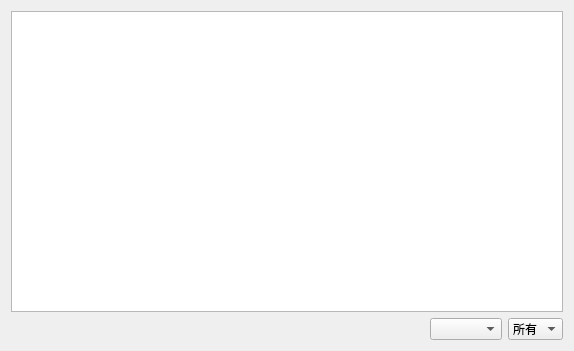
<?xml version="1.0" encoding="UTF-8"?>
<ui version="4.0">
 <class>LogWidget</class>
 <widget class="QWidget" name="LogWidget">
  <property name="geometry">
   <rect>
    <x>0</x>
    <y>0</y>
    <width>574</width>
    <height>351</height>
   </rect>
  </property>
  <property name="windowTitle">
   <string>Form</string>
  </property>
  <layout class="QVBoxLayout" name="verticalLayout">
   <item>
    <widget class="QTableView" name="tableView"/>
   </item>
   <item>
    <layout class="QHBoxLayout" name="horizontalLayout">
     <item>
      <spacer name="horizontalSpacer">
       <property name="orientation">
        <enum>Qt::Horizontal</enum>
       </property>
       <property name="sizeHint" stdset="0">
        <size>
         <width>40</width>
         <height>20</height>
        </size>
       </property>
      </spacer>
     </item>
     <item>
      <widget class="QComboBox" name="logSelector"/>
     </item>
     <item>
      <widget class="QComboBox" name="messageType">
       <item>
        <property name="text">
         <string>所有</string>
        </property>
       </item>
       <item>
        <property name="text">
         <string>调试</string>
        </property>
       </item>
       <item>
        <property name="text">
         <string>警告</string>
        </property>
       </item>
       <item>
        <property name="text">
         <string>危机</string>
        </property>
       </item>
       <item>
        <property name="text">
         <string>致命</string>
        </property>
       </item>
       <item>
        <property name="text">
         <string>信息</string>
        </property>
       </item>
      </widget>
     </item>
    </layout>
   </item>
  </layout>
 </widget>
 <resources/>
 <connections/>
</ui>
